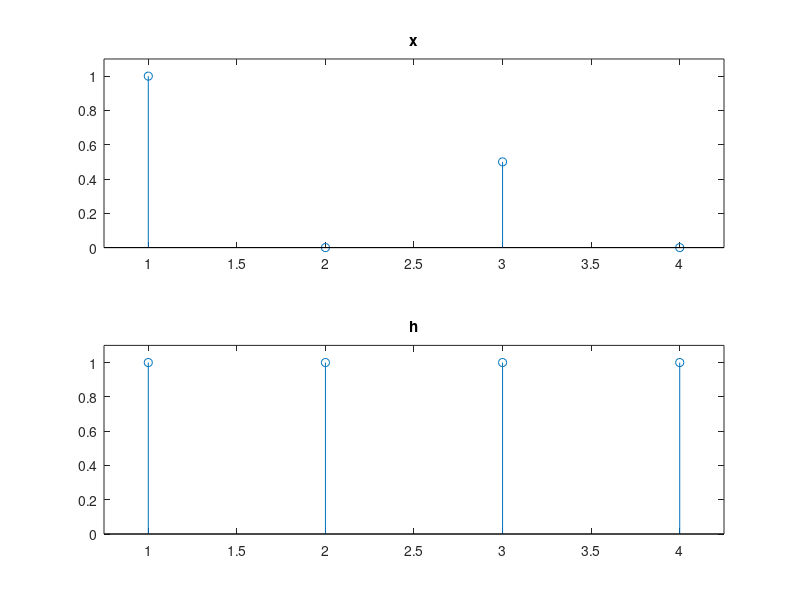
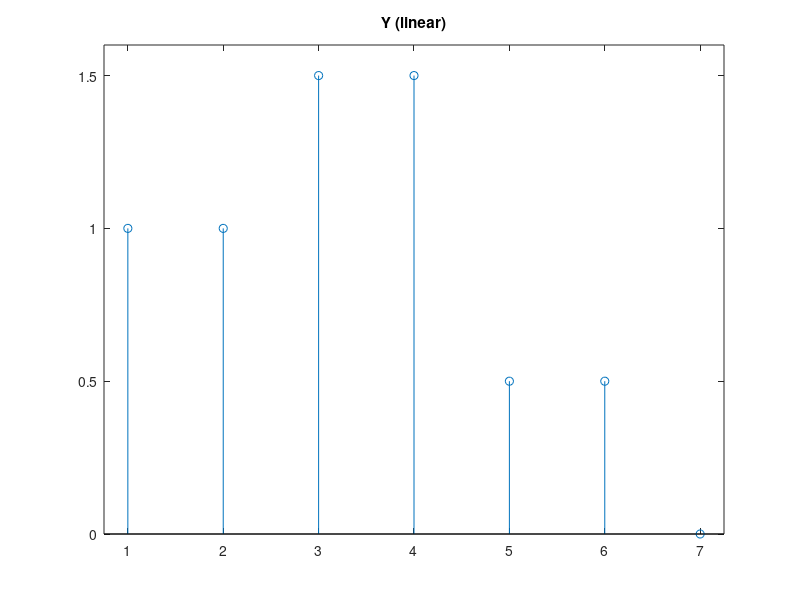
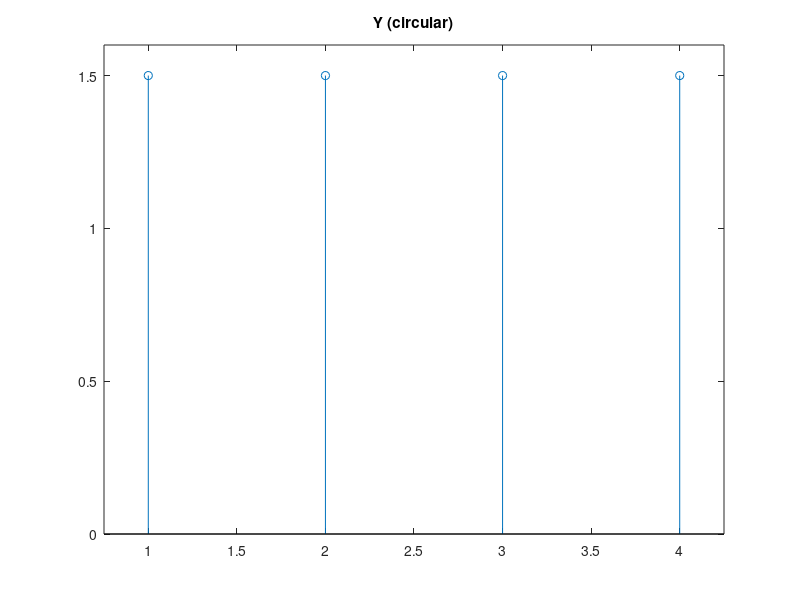

The MATLAB script that drew these images, in order:
%% Define signals, both four points long
x_short = [1 0 .5 0];
h = [1 1 1 1];

figure(1);
subplot(2,1,1);
stem( x_short );
title('x');
axis([.75, 4.25, 0, 1.1])
subplot(2,1,2);
stem( h );
title('h');
axis([.75, 4.25, 0, 1.1])

%% Perform linear convolution

y_linear = conv(x_short, h);

figure(2);
stem(y_linear);
title('Y (linear)');
axis([.75, 7.25, 0, 1.6])

%% Perform circular convolution
X_SHORT = fft(x_short);
H = fft(h);

Y_CIRC = X_SHORT.*H;
y_circ = ifft(Y_CIRC);

figure(3);
stem(y_circ);
title( 'Y (circular)' );
axis([.75, 4.25, 0, 1.6])